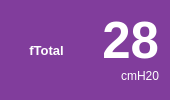
           <widget class="QFrame" name="frame_17">
            <property name="maximumSize">
             <size>
              <width>170</width>
              <height>120</height>
             </size>
            </property>
            <property name="styleSheet">
             <string notr="true">border-radius: 15px;
background-color: rgb(129, 61, 156);
color: rgb(255, 255, 255);</string>
            </property>
            <property name="frameShape">
             <enum>QFrame::Box</enum>
            </property>
            <property name="frameShadow">
             <enum>QFrame::Raised</enum>
            </property>
            <property name="lineWidth">
             <number>-17</number>
            </property>
            <property name="midLineWidth">
             <number>-8</number>
            </property>
            <layout class="QHBoxLayout" name="horizontalLayout_9">
             <item>
              <widget class="QLabel" name="label_34">
               <property name="font">
                <font>
                 <pointsize>10</pointsize>
                 <weight>75</weight>
                 <bold>true</bold>
                </font>
               </property>
               <property name="text">
                <string>fTotal</string>
               </property>
               <property name="alignment">
                <set>Qt::AlignCenter</set>
               </property>
              </widget>
             </item>
             <item>
              <layout class="QVBoxLayout" name="verticalLayout_15">
               <property name="spacing">
                <number>0</number>
               </property>
               <item>
                <widget class="QLabel" name="label_35">
                 <property name="font">
                  <font>
                   <pointsize>38</pointsize>
                   <weight>75</weight>
                   <bold>true</bold>
                  </font>
                 </property>
                 <property name="lineWidth">
                  <number>1</number>
                 </property>
                 <property name="text">
                  <string>28</string>
                 </property>
                 <property name="alignment">
                  <set>Qt::AlignRight|Qt::AlignTrailing|Qt::AlignVCenter</set>
                 </property>
                </widget>
               </item>
               <item>
                <widget class="QLabel" name="label_36">
                 <property name="font">
                  <font>
                   <pointsize>9</pointsize>
                  </font>
                 </property>
                 <property name="text">
                  <string>cmH20</string>
                 </property>
                 <property name="alignment">
                  <set>Qt::AlignRight|Qt::AlignTop|Qt::AlignTrailing</set>
                 </property>
                </widget>
               </item>
              </layout>
             </item>
            </layout>
           </widget>
